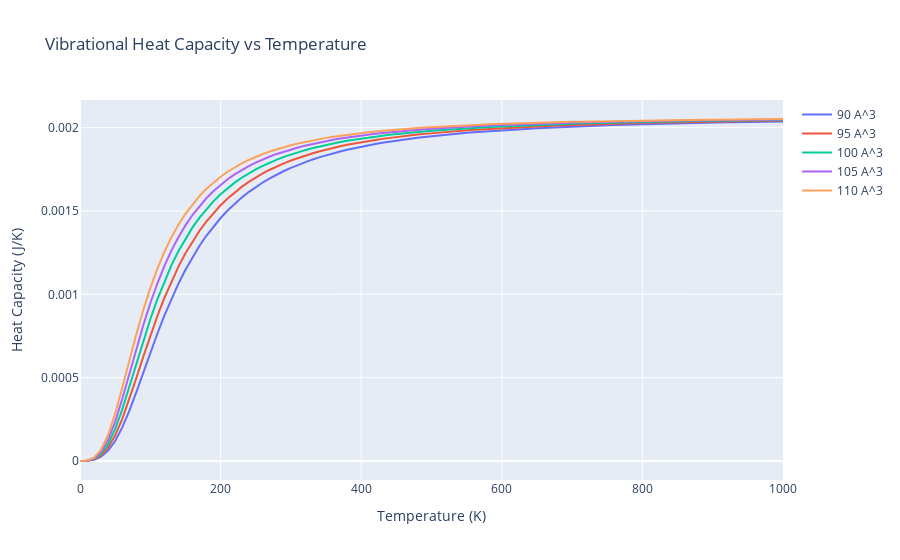

The notebook cell this image was saved under:
### Code cell
# plot the heat capacity
cv_fig = go.Figure()
for i, volume in enumerate(selected_volumes):
    cv_fig.add_trace(go.Scatter(
        x=temperatures,
        y=cv_vib_v_t[np.where(volumes == volume)][0],
        mode='lines',
        name=f'{volume} A^3'
    ))
cv_fig.update_layout(
    title='Vibrational Heat Capacity vs Temperature',
    xaxis_title='Temperature (K)',
    yaxis_title='Heat Capacity (J/K)'
)
cv_fig.show()
